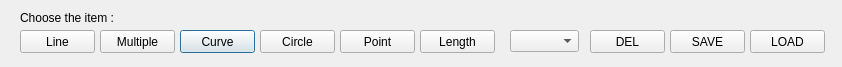
<?xml version="1.0" encoding="UTF-8"?>
<ui version="4.0">
 <class>shapes</class>
 <widget class="QDialog" name="shapes">
  <property name="geometry">
   <rect>
    <x>0</x>
    <y>0</y>
    <width>842</width>
    <height>67</height>
   </rect>
  </property>
  <property name="windowTitle">
   <string>Dialog</string>
  </property>
  <widget class="QPushButton" name="buttonCurve">
   <property name="geometry">
    <rect>
     <x>180</x>
     <y>30</y>
     <width>75</width>
     <height>23</height>
    </rect>
   </property>
   <property name="text">
    <string>Curve</string>
   </property>
  </widget>
  <widget class="QComboBox" name="comboBox">
   <property name="geometry">
    <rect>
     <x>510</x>
     <y>30</y>
     <width>69</width>
     <height>22</height>
    </rect>
   </property>
  </widget>
  <widget class="QPushButton" name="buttonLength">
   <property name="geometry">
    <rect>
     <x>420</x>
     <y>30</y>
     <width>75</width>
     <height>23</height>
    </rect>
   </property>
   <property name="text">
    <string>Length</string>
   </property>
  </widget>
  <widget class="QPushButton" name="buttonLoad">
   <property name="geometry">
    <rect>
     <x>750</x>
     <y>30</y>
     <width>75</width>
     <height>23</height>
    </rect>
   </property>
   <property name="text">
    <string>LOAD</string>
   </property>
  </widget>
  <widget class="QPushButton" name="buttonCircle">
   <property name="geometry">
    <rect>
     <x>260</x>
     <y>30</y>
     <width>75</width>
     <height>23</height>
    </rect>
   </property>
   <property name="text">
    <string>Circle</string>
   </property>
  </widget>
  <widget class="QLabel" name="label">
   <property name="geometry">
    <rect>
     <x>20</x>
     <y>10</y>
     <width>151</width>
     <height>16</height>
    </rect>
   </property>
   <property name="text">
    <string>Choose the item :</string>
   </property>
  </widget>
  <widget class="QPushButton" name="buttonDel">
   <property name="geometry">
    <rect>
     <x>590</x>
     <y>30</y>
     <width>75</width>
     <height>23</height>
    </rect>
   </property>
   <property name="text">
    <string>DEL</string>
   </property>
  </widget>
  <widget class="QPushButton" name="buttonSave">
   <property name="geometry">
    <rect>
     <x>670</x>
     <y>30</y>
     <width>75</width>
     <height>23</height>
    </rect>
   </property>
   <property name="text">
    <string>SAVE</string>
   </property>
  </widget>
  <widget class="QPushButton" name="buttonMultiple">
   <property name="geometry">
    <rect>
     <x>100</x>
     <y>30</y>
     <width>75</width>
     <height>23</height>
    </rect>
   </property>
   <property name="text">
    <string>Multiple</string>
   </property>
  </widget>
  <widget class="QPushButton" name="buttonLine">
   <property name="geometry">
    <rect>
     <x>20</x>
     <y>30</y>
     <width>75</width>
     <height>23</height>
    </rect>
   </property>
   <property name="text">
    <string>Line</string>
   </property>
  </widget>
  <widget class="QPushButton" name="buttonPoint">
   <property name="geometry">
    <rect>
     <x>340</x>
     <y>30</y>
     <width>75</width>
     <height>23</height>
    </rect>
   </property>
   <property name="text">
    <string>Point</string>
   </property>
  </widget>
 </widget>
 <resources/>
 <connections/>
</ui>
